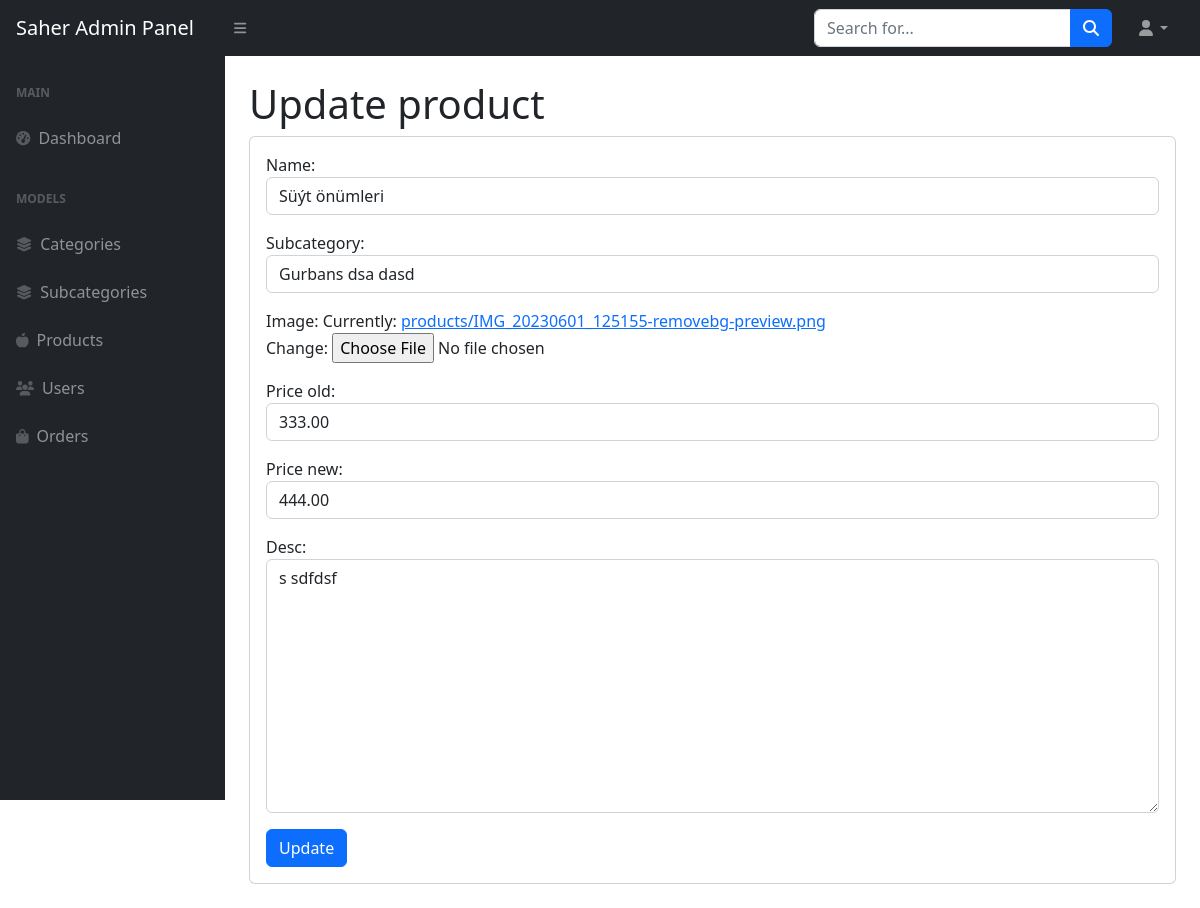
The page /products/edit/1 on the database its author committed.
### products/models.py (models this page shows, shortened)
class Product(models.Model):
    name = models.CharField(max_length=50)
    subcategory = models.ForeignKey(Subcategory, on_delete=models.CASCADE, related_name='products')
    image = models.ImageField(upload_to='products/')
    price_old = models.DecimalField(max_digits=8, decimal_places=2, blank=True, null=True)
    price_new = models.DecimalField(max_digits=8, decimal_places=2)
    desc = models.TextField()
    created_at = models.DateTimeField(auto_now_add=True)
    updated_at = models.DateTimeField(auto_now=True)

### subcategories/models.py (models this page shows)
class Subcategory(models.Model):
    name = models.CharField(max_length=50)
    category = models.ForeignKey(Category, on_delete=models.CASCADE, related_name='subcategories')
    icon = models.CharField(max_length=100, null=True, blank=True)
    created_at = models.DateTimeField(auto_now_add=True)
    updated_at = models.DateTimeField(auto_now=True)
    def __str__(self):
        return self.name

### products/views.py (the view)
# urls.py: path('edit/<int:i>', views.edit, name='category.edit'),
def edit(request,i):
    product = Product.objects.get(id=i)
    form = ProductForm(request.POST or None, request.FILES or None, instance=product)
    if request.method == 'POST':
        if form.is_valid():
            form.save()
            return redirect('admin.products')
    return render (request,'products/edit.html', {'form':form})

### products/forms.py
class ProductForm(forms.ModelForm):
    name = forms.CharField(widget=forms.TextInput(attrs={'class':'form-control'}))
    subcategory = forms.ModelChoiceField(widget=forms.Select(attrs={'class':'form-control'}), queryset=Subcategory.objects.all())
    image = forms.ImageField()
    price_old = forms.DecimalField(widget=forms.NumberInput(attrs={'class':'form-control'}), required=False)
    price_new = forms.DecimalField(widget=forms.NumberInput(attrs={'class':'form-control'}))
    desc = forms.CharField(widget=forms.Textarea(attrs={'class':'form-control'}))
    class Meta:
        model = Product
        fields = "__all__"

### products/templates/products/edit.html (shortened to what this page needs)
{% extends 'adminpanel/main.html' %}
{% block main %}
<main>
    <div class="container-fluid px-4">
        <h1 class="mt-4">Update product</h1>
        <div class="card mb-4">
            <div class="card-body">
                <div class="row">
                    <div class = "col-12">
                        <form action="" method="post" enctype="multipart/form-data">
                            {{form.as_p}}
                            <button type="submit" class="btn btn-primary">Update</button>
                        </form>
                    </div>
                </div>
            </div>
        </div>
    </div>
</main>
{% endblock main %}

### rows shown on the page
Product: name "Süýt önümleri", subcategory "Gurbans dsa dasd", price_old "333.00", price_new "444.00", desc "s sdfdsf"
